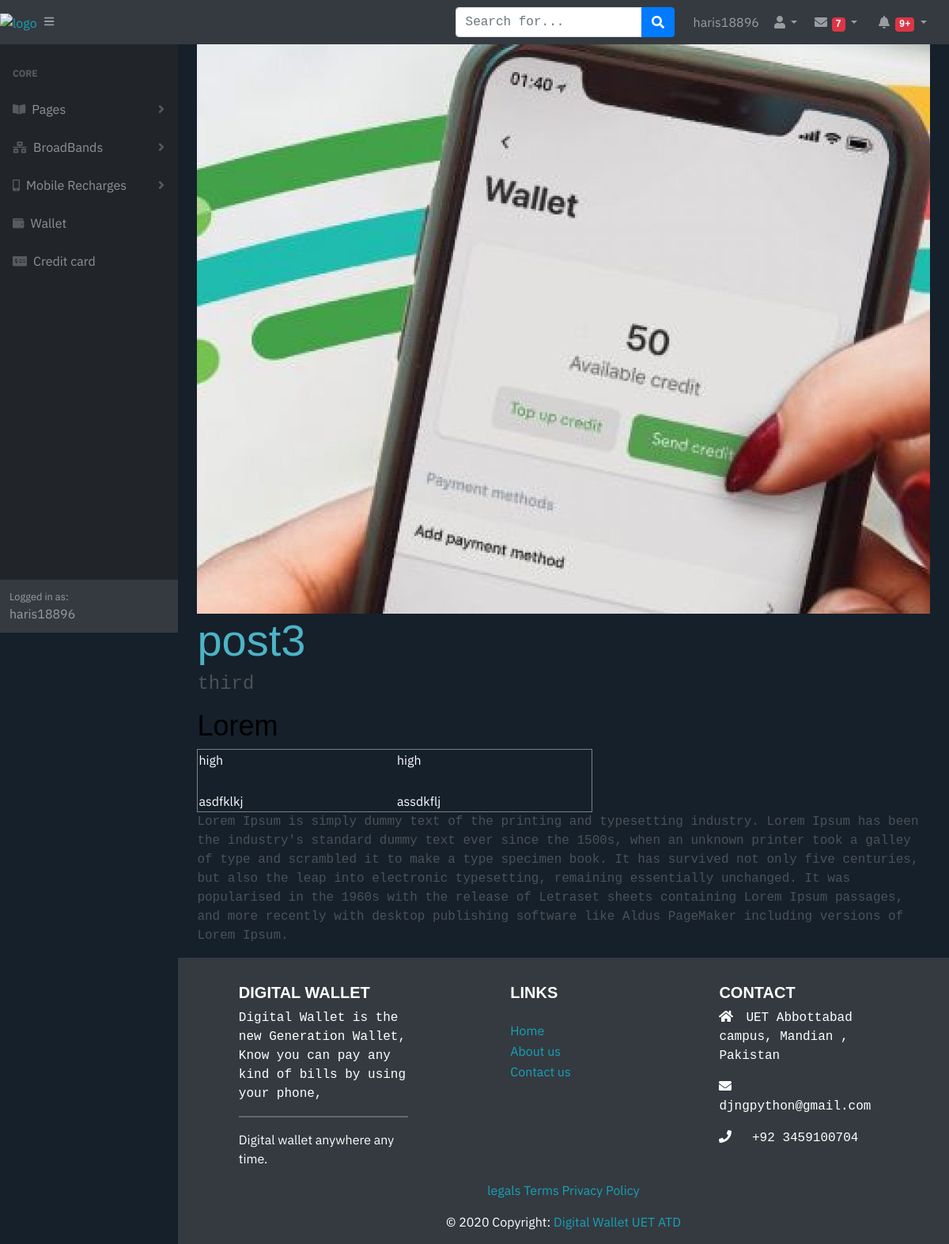
The app's page /post/post3/ (signed in) with its own data.
### portfolio/models.py (models this page shows, shortened)
class Post(models.Model):
    headline = models.CharField(max_length=200)
    sub_headline = models.CharField(max_length=200, null=True, blank=True)
    thumbnail = models.ImageField(null=True, blank=True, upload_to='images', default='placeholder.png')
    body = RichTextUploadingField(null=True, blank=True)
    created = models.DateTimeField(auto_now_add=True)
    active = models.BooleanField(default=False)
    featured = models.BooleanField(default=False)
    tags = models.ManyToManyField(Tag, null=True)
    slug = models.SlugField(null=True, blank=True)

### portfolio/views.py (the view)
# urls.py: path('post/<slug:slug>/', views.post, name="post"),
@login_required(login_url='login')
def post(request,slug):
    post = Post.objects.get(slug=slug)
    context = {'post': post}
    return render(request, 'portfolio/post.html', context)

### portfolio/templates/portfolio/post.html (shortened to what this page needs)
{% extends 'wallet/main.html' %}
{% load static %}
{% block content %}
<div class="main-container">
    <img src="{{post.thumbnail.url}}" alt="thumbnail">
    <h1>{{post.headline}}</h1>
    <h4>{{post.sub_headline|linebreaks}}</h4>
    <p >{{post.body|safe}}</p>
</div>
{% endblock content %}

### wallet/templates/wallet/navbar.html (shortened to what this page needs)
{% load static %}
<nav class="sb-topnav navbar navbar-expand navbar-dark bg-dark">
    <a href="{% url 'home' %}"><img src="{% static 'images/logo.jpg' %}" alt="logo" style="width: 70px; height: 55px;"/> </a>
    <button class="btn btn-link btn-sm order-1 order-lg-0" id="sidebarToggle" href="#"><i class="fas fa-bars"></i></button>
    <form class="d-none d-md-inline-block form-inline ml-auto mr-0 mr-md-3 my-2 my-md-0">
        <div class="input-group">
            <input class="form-control" type="text" placeholder="Search for..." aria-label="Search" aria-describedby="basic-addon2" />
            <div class="input-group-append">
                <button class="btn btn-primary" type="button"><i class="fas fa-search"></i></button>
            </div>
        </div>
    </form>
    <ul class="navbar-nav ml-auto ml-md-0">
       <a class="nav-link" href="{% url 'user_home' %}" >{{request.user}}</a>
    </ul>
    <ul class="navbar-nav ml-auto ml-md-0">
        <li class="nav-item dropdown">
            <a class="nav-link dropdown-toggle" id="userDropdown" href="#" role="button" data-toggle="dropdown" aria-haspopup="true" aria-expanded="false"><i class="fas fa-user fa-fw"></i></a>
        </li>
    </ul>
    <ul class="navbar-nav ml-auto ml-md-0">
        <li class="nav-item dropdown no-arrow mx-1">
            <a class="nav-link dropdown-toggle" href="#" id="messagesDropdown" role="button" data-toggle="dropdown" aria-haspopup="true" aria-expanded="false">
                <i class="fas fa-envelope fa-fw"></i>
                <span class="badge badge-danger">7</span>
            </a>
        </li>
        <li class="nav-item dropdown no-arrow mx-1">
            <a class="nav-link dropdown-toggle" href="#" id="alertsDropdown" role="button" data-toggle="dropdown" aria-haspopup="true" aria-expanded="false">
                <i class="fas fa-bell fa-fw"></i>
                <span class="badge badge-danger">9+</span>
            </a>
        </li>
    </ul>
</nav>
<div id="layoutSidenav">
    <div id="layoutSidenav_nav">
        <nav class="sb-sidenav accordion sb-sidenav-dark" id="sidenavAccordion">
            <div class="sb-sidenav-menu">
                <div class="nav">
                    <div class="sb-sidenav-menu-heading">Core</div>
                    <a class="nav-link collapsed" href="#" data-toggle="collapse" data-target="#collapsePages" aria-expanded="false" aria-controls="collapsePages">
                        <div class="sb-nav-link-icon"><i class="fas fa-book-open"></i></div>
                        Pages
                        <div class="sb-sidenav-collapse-arrow"><i class="fas fa-angle-down"></i></div>
                    </a>
                    <a class="nav-link collapsed" href="#" data-toggle="collapse" data-target="#collapseLayouts" aria-expanded="false" aria-controls="collapseLayouts">
                        <div class="sb-nav-link-icon"><i class="fas fa-network-wired"></i></div>
                        BroadBands
                        <div class="sb-sidenav-collapse-arrow"><i class="fas fa-angle-down"></i></div>
                    </a>
                    <a class="nav-link collapsed" href="#" data-toggle="collapse" data-target="#collapseLayouts-1" aria-expanded="false" aria-controls="collapseLayouts">
                        <div class="sb-nav-link-icon"><i class="fas fa-mobile-alt"></i></div>
                        Mobile Recharges
                        <div class="sb-sidenav-collapse-arrow"><i class="fas fa-angle-down"></i></div>
                    </a>
                    <a class="nav-link" href="#">
                        <div class="sb-nav-link-icon"><i class="fas fa-wallet"></i></div>
                        Wallet
                    </a>
                    <a class="nav-link" href="#">
                        <div class="sb-nav-link-icon"><i class="fas fa-money-check-alt"></i></div>
                        Credit card
                    </a>
                </div>
            </div>
            <div class="sb-sidenav-footer">
                <div class="small">Logged in as:</div>
                {{request.user}}
            </div>
        </nav>
    </div>
</div>

### static/css/main_css.css (style rules this page uses)
* { font-family: 'IBM Plex Sans', sans-serif; }

### static/css/default.css (style rules this page uses)
:root { --mainColor:#eaeaea; --secondaryColor:#fff; --borderColor:#c1c1c1; --mainText:black; --secondaryText:#4b5156; --themeDotBorder:#24292e; --previewBg:rgb(251, 249, 243); --previewShadow:#f0ead6; --buttonColor:black; }
html, body { padding: 0; margin: 0; scroll-behavior: smooth; }
body * { transition: 0.3s; }
h1, h2, h3, h4, h5, h6, strong { color: var(--mainText); font-family: 'Russo One', sans-serif; font-weight: 500; }
p, li, span, label, input, textarea { color: var(--secondaryText); font-family: 'Roboto Mono', monospace; }
a { text-decoration: none; color:#17a2b8; }
ul { list-style: none; }
h1 { font-size: 56px; }
h2 { font-size: 36px; }
h4 { font-size: 24px; }
.main-container { width: 1200px; margin: 0 auto; }
@media screen and (max-width: 1200px) { .main-container { width: 95%; } }

### portfolio/templates/portfolio/post.html (style rules this page uses)
img { width: 100%; object-fit: cover; height: 90vh; }
body { background-color: #15202B; }
h1 { color: #4cb4c7; }
.main-container { color: #FFFFFF; }

### records on screen
Post: thumbnail (picture), headline "post3", sub_headline "third", body "Lorem high high asdfklkj assdkflj Lorem Ipsum is simply dummy text of the printing and typesetting industry. Lorem Ipsum has been the industry's standard dummy text ever since the 1500s, when an unknown printer took a galley of type and scrambled it to make a type specimen book. It has survived not only five centuries, but also the leap into electronic typesetting, remaining essentially unchanged. It was popularised in the 1960s with the release of Letraset sheets containing Lorem Ipsum passages, and more recently with desktop publishing software like Aldus PageMaker including versions of Lorem Ipsum."

### other values on screen
{{ request.user }} "haris18896"
